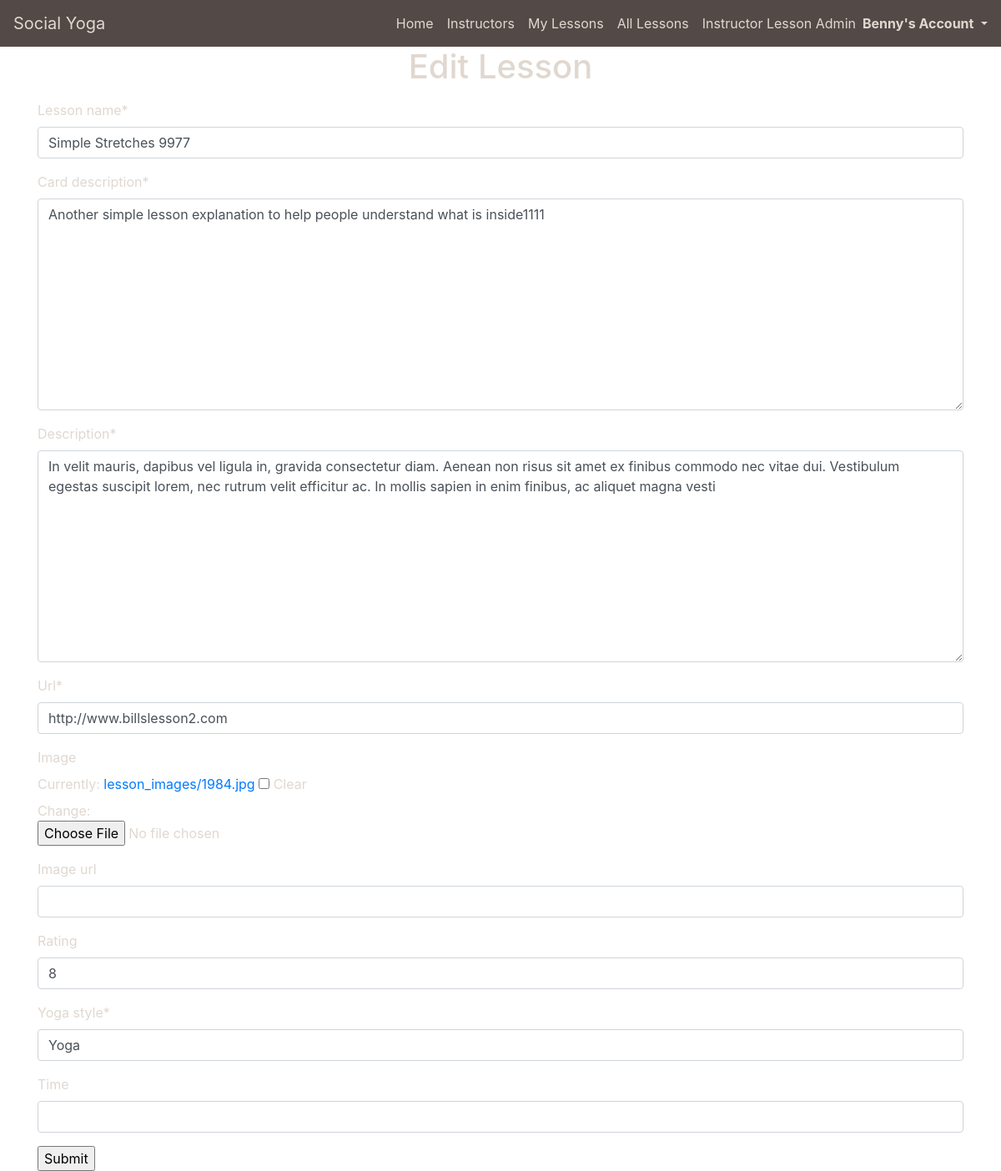
The page /lessons/edit_lesson/90B34D9B60264822A9186F042994E9C3 (signed in) on the database as committed earlier.
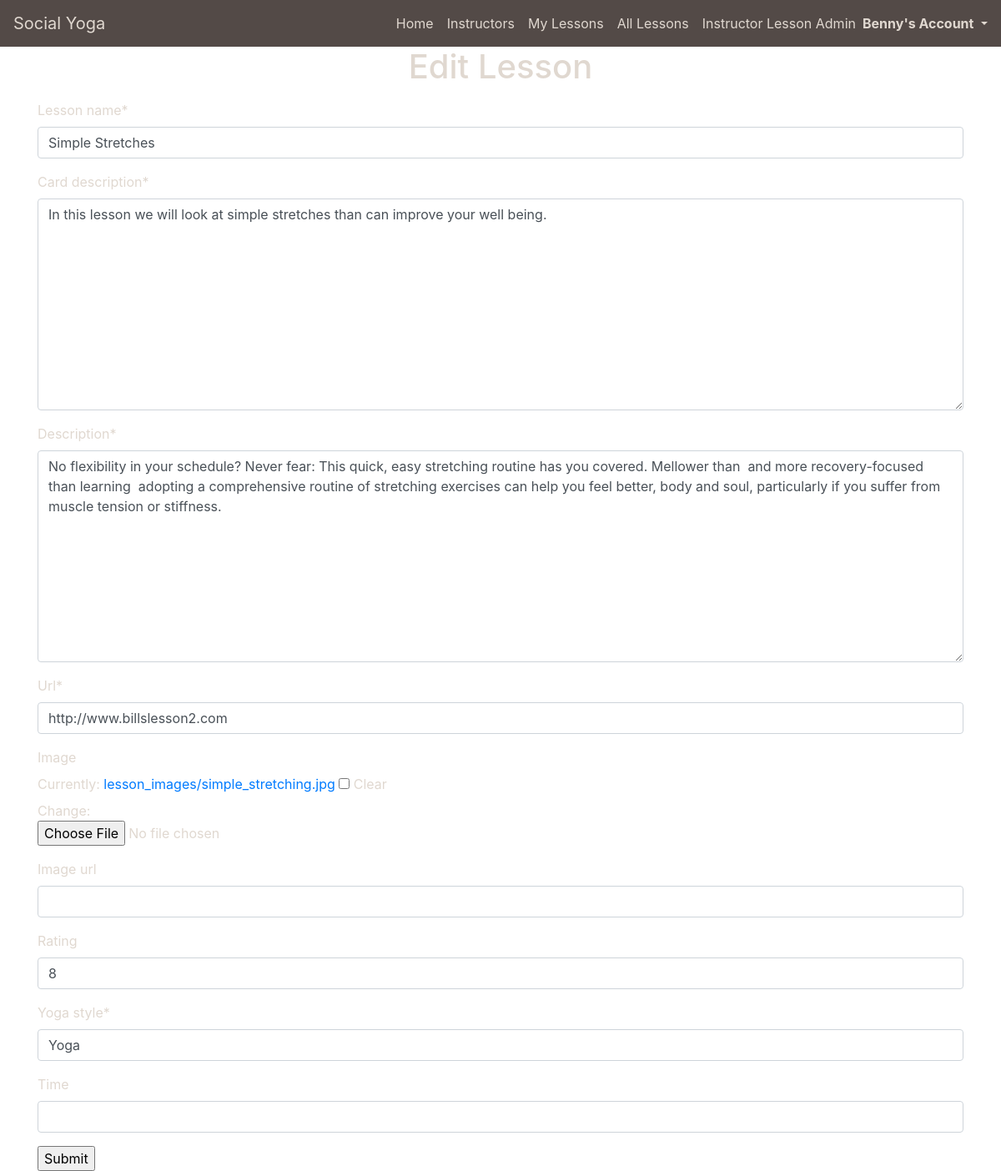
The same page on the database as committed later.
### lessons/models.py (models this page shows, shortened)
class Lesson(models.Model):
    lesson_id = models.CharField(max_length=32, null=False, editable=False)
    instructor_profile = models.ForeignKey(UserProfile, on_delete=models.SET_NULL,
                                        null=True, blank=True, related_name='lessons')
    lesson_name = models.CharField(max_length=32, null=False, editable=True)
    card_description = models.TextField(max_length=254)
    description = models.TextField(max_length=512)
    url = models.URLField(max_length=1024, null=False, blank=False)
    image = models.ImageField(null=True, blank=True, upload_to='lesson_images/')
    image_url = models.URLField(max_length=1024, null=True, blank=True)
    rating = models.DecimalField(max_digits=5, decimal_places=0, null=True, blank=True)
    yoga_style = models.CharField(max_length=50, default='Yoga', null=False, blank=False)
    time = models.IntegerField(blank=True, null=True)

### lessons/views.py (the view)
# urls.py: path('edit_lesson/<lesson_id>', views.edit_lesson, name='edit_lesson'),
def edit_lesson(request, lesson_id):
    profile = get_object_or_404(UserProfile, user=request.user)
    instructor_lesson = get_object_or_404(Lesson, lesson_id=lesson_id)
    if request.method == 'POST':
        form = LessonForm(request.POST, request.FILES, instance=instructor_lesson)
        if form.is_valid():
            form.save()
        return redirect('instructor_created_lessons')
    else:
        form = LessonForm(instance=instructor_lesson)
        if instructor_lesson.instructor_profile == profile:
            template = 'lessons/edit_lesson.html'
            context = {
                'profile': profile,
                'lesson': instructor_lesson,
                'form': form,
            }
            return render(request, template, context)
        else:
            return HttpResponse('<h1>You can only edit your own lessons, check your login details and try again<h1>', status=500)

### lessons/forms.py
class LessonForm(forms.ModelForm):
    class Meta:
        model = Lesson
        fields = '__all__'
        widgets = {'instructor_profile': forms.HiddenInput}
    def __init__(self, *args, **kwargs):
        super(LessonForm, self).__init__(*args, **kwargs)
        self.fields['instructor_profile'].disabled = True

### lessons/templates/lessons/edit_lesson.html (shortened to what this page needs)
{% extends "base.html" %}
{% load static %}
{% block page_header %}
    <div class="container header-container">
        <div class="row">
            <div class="col">
                <h1 class="text-center mb-3">Edit Lesson</h1>
            </div>
        </div>
    </div>
{% endblock %}
{% block content %}
    <div class="container page-contents">
        <div class="row">
            <div class="col-12">
                <form method="POST" action="{% url 'edit_lesson' lesson.lesson_id %}" class="form" enctype="multipart/form-data">
                    {{ form|crispy }}
                    <input type="submit" value="Submit">
                </form>
            </div>
        </div>
    </div>
{% endblock %}

Rows that differ between the two databases and show on the page:
changed Lesson "http://www.billslesson2.com": lesson_name "Simple Stretches 9977" → "Simple Stretches"; card_description "Another simple lesson explanation to help people understand what is inside1111" → "In this lesson we will look at simple stretches than can improve your well being."; description "In velit mauris, dapibus vel ligula in, gravida consectetur diam. Aenean non risus sit amet ex finibus commodo nec vitae dui. Vestibulum egestas suscipit lorem, nec rutrum velit efficitur ac. In mollis sapien in enim finibus, ac aliquet magna vesti" → "No flexibility in your schedule? Never fear: This quick, easy stretching routine has you covered. Mellower than and more recovery-focused than learning adopting a comprehensive routine of stretching exercises can help you feel better, body and soul, particularly if you suffer from muscle tension or stiffness."
Other text that changed with them:
text no longer shown: "Lesson name * Card description * Description * Url * Image Currently: lesson_images/1984.jpg Clear Change: Image url Rating Yoga style * Time"
text now shown: "Lesson name * Card description * Description * Url * Image Currently: lesson_images/simple_stretching.jpg Clear Change: Image url Rating Yoga style * Time"
